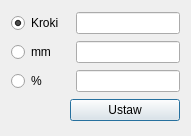
<?xml version="1.0" encoding="UTF-8"?>
<ui version="4.0">
 <class>RoletaKroki</class>
 <widget class="QDialog" name="RoletaKroki">
  <property name="geometry">
   <rect>
    <x>0</x>
    <y>0</y>
    <width>191</width>
    <height>136</height>
   </rect>
  </property>
  <property name="windowTitle">
   <string>Dialog</string>
  </property>
  <layout class="QGridLayout" name="gridLayout">
   <item row="4" column="1" colspan="2">
    <widget class="QPushButton" name="pbUstaw">
     <property name="text">
      <string>Ustaw</string>
     </property>
    </widget>
   </item>
   <item row="0" column="2">
    <widget class="QLineEdit" name="steps"/>
   </item>
   <item row="2" column="2">
    <widget class="QLineEdit" name="percent"/>
   </item>
   <item row="1" column="2">
    <widget class="QLineEdit" name="mm"/>
   </item>
   <item row="0" column="0">
    <widget class="QRadioButton" name="rbStep">
     <property name="text">
      <string>Kroki</string>
     </property>
     <property name="checked">
      <bool>true</bool>
     </property>
    </widget>
   </item>
   <item row="1" column="0">
    <widget class="QRadioButton" name="rbmm">
     <property name="text">
      <string>mm</string>
     </property>
    </widget>
   </item>
   <item row="2" column="0">
    <widget class="QRadioButton" name="rbPercent">
     <property name="text">
      <string>%</string>
     </property>
    </widget>
   </item>
  </layout>
 </widget>
 <resources/>
 <connections/>
</ui>
